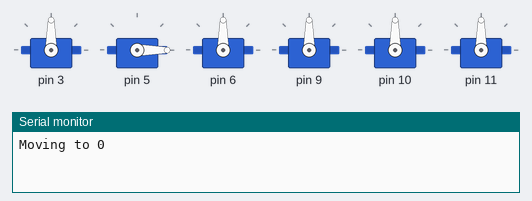
Recording of a sketch running on a simulated Arduino Uno, built with avr-gcc and run on an emulated ATmega328P. Parts: 6 × servo, the last lines printed to the serial monitor.

Above: at 0.05 s.
At 10.0 s:
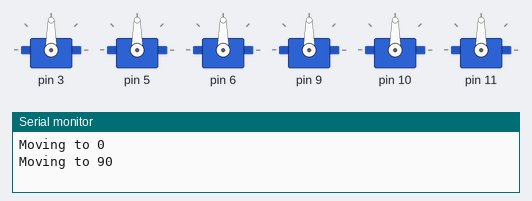
Timing chart, 0 to 13.0 s (numbered marks = the images above):
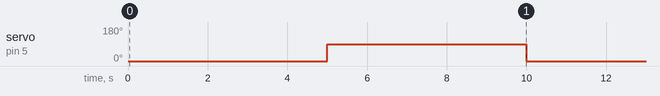

Measured:
- by itself, servo on pin 5: alternates 90° for 5.0 s and 0° for 5.0 s

The sketch:

RoboticARMTest.ino
```cpp
#include<Servo.h>
Servo S[6];
void setup()
{
  Serial.begin(115200);
  pinMode(3,OUTPUT);
  pinMode(5,OUTPUT);
  pinMode(6,OUTPUT);
  pinMode(9,OUTPUT);
  pinMode(10,OUTPUT);
  pinMode(11,OUTPUT);
  S[0].attach(3);
  S[1].attach(5);
  S[2].attach(6);
  S[3].attach(9);
  S[4].attach(10);
  S[5].attach(11);
}

void loop()
{
  //  for(int i=0;i<6;i++)
  //  {
  //    S[i].write(0);
  //  }
  //  delay(1000);
  //  for(int i=0;i<6;i++)
  //  {
  //    S[i].write(90);
  //  }
  //  delay(1000);
  //  for(int i=0;i<6;i++)
  //  {
  //    S[i].write(180);
  //  }
  //  delay(1000);
  S[1].write(0);
  Serial.println("Moving to 0");
  delay(5000);
  S[1].write(90);
  Serial.println("Moving to 90");
  delay(5000);
}
```
